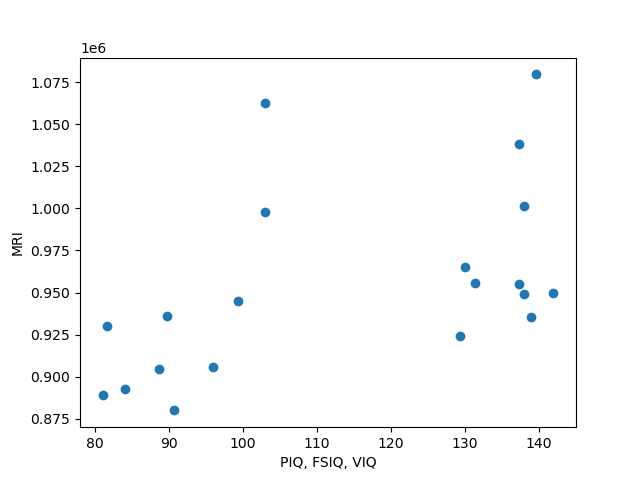

Recreate this plot in Python.
import numpy as np
import matplotlib.pyplot as plt
import pandas as pd

brainFrame = pd.read_csv('brainsize.txt', delimiter='\t')

menDf = brainFrame[brainFrame['Gender'] == 'Male']
womenDf = brainFrame[brainFrame['Gender'] == 'Female']

# Ячейка для кода № 6
menMeanSmarts = menDf[["PIQ", "FSIQ", "VIQ"]].mean(axis=1)
plt.scatter(menMeanSmarts, menDf["MRI_Count"])

plt.xlabel('PIQ, FSIQ, VIQ')
plt.ylabel('MRI')

plt.show()

# %matplotlib inline
